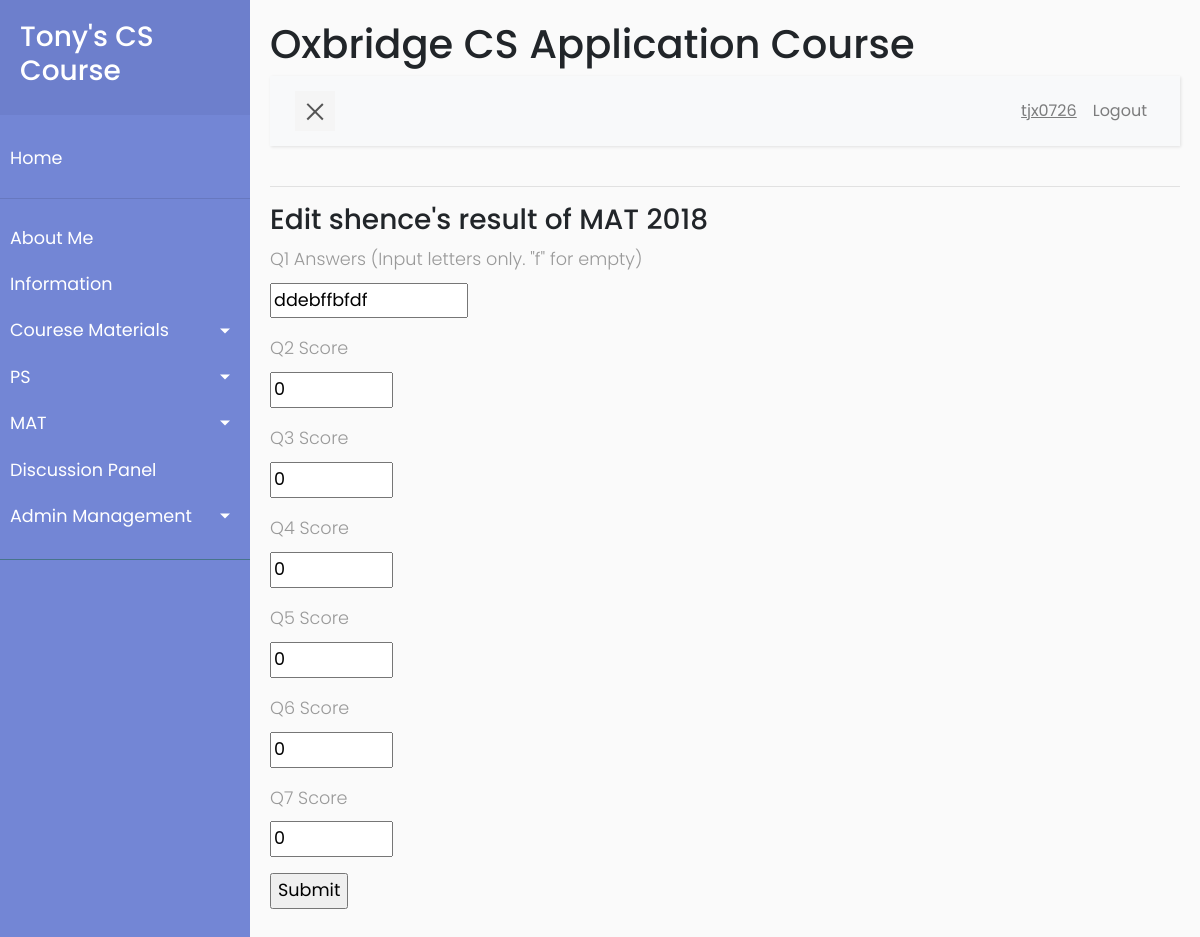
The page /management/mat_management/edit_result/28 (signed in) on the database its author committed.
### app/models.py (models this page shows, shortened)
class User(UserMixin, db.Model):
    id = db.Column(db.Integer, primary_key=True)
    username = db.Column(db.String(64), index=True, unique=True)
    firstname = db.Column(db.String(64), index=True)
    lastname = db.Column(db.String(64), index=True)
    email = db.Column(db.String(120), index=True, unique=True)
    password_hash = db.Column(db.String(128))
    is_admin = db.Column(db.Boolean, default=False)
    posts = db.relationship('Post', backref='author', lazy='dynamic')
    mats = db.relationship('Mat', secondary=user_mat_association,
                           back_populates='viewers')
    mat_results = db.relationship(
        'Mat_result', backref='student', lazy='dynamic')
    ps_own = db.relationship("Ps_files", backref='owner', lazy='dynamic',
                             foreign_keys='Ps_files.user_id_owner')
    ps_by_me = db.relationship("Ps_files", backref='author',
                               lazy='dynamic', foreign_keys='Ps_files.user_id_author')

class Mat(db.Model):
    name = db.Column(db.String(20), primary_key=True)
    paper_path = db.Column(db.String(128))
    answer_path = db.Column(db.String(128))
    viewers = db.relationship('User', secondary=user_mat_association,
                              back_populates='mats')
    results = db.relationship('Mat_result', backref='paper', lazy='dynamic',
                              foreign_keys='Mat_result.mat_name')
    correct_answer = db.Column(db.String(10))

class Mat_result(db.Model):
    id = db.Column(db.Integer, primary_key=True)
    mat_name = db.Column(db.String(20), db.ForeignKey('mat.name'))
    q1_answers = db.Column(db.String(10), default="ffffffffff")
    q1_score = db.Column(db.Integer, default=0)
    q2_score = db.Column(db.Integer, default=0)
    q3_score = db.Column(db.Integer, default=0)
    q4_score = db.Column(db.Integer, default=0)
    q5_score = db.Column(db.Integer, default=0)
    q6_score = db.Column(db.Integer, default=0)
    q7_score = db.Column(db.Integer, default=0)
    total_score = db.Column(db.Integer, default=0, index=True)
    timestamp = db.Column(db.DateTime, index=True, default=datetime.utcnow)
    user_id = db.Column(db.Integer, db.ForeignKey('user.id'))
    __table_args__ = (
        db.CheckConstraint(db.and_(q1_score >= 0, q1_score <= 40)),
        db.CheckConstraint(db.and_(q2_score >= 0, q2_score <= 40)),
        db.CheckConstraint(db.and_(q3_score >= 0, q3_score <= 40)),
        db.CheckConstraint(db.and_(q4_score >= 0, q4_score <= 40)),
        db.CheckConstraint(db.and_(q5_score >= 0, q5_score <= 40)),
        db.CheckConstraint(db.and_(q6_score >= 0, q6_score <= 40)),
        db.CheckConstraint(db.and_(q7_score >= 0, q7_score <= 40)),
        db.CheckConstraint(
            'total_score = q1_score + q2_score + q3_score + q4_score + q5_score + q6_score + q7_score', name="TotalScoreCheck")
    )

### app/routes.py (the view, shortened to what this page needs)
@app.route('/management/mat_management/edit_result/<id>', methods=['GET', 'POST'])
@login_required
@admin_requirement
def mat_result_edit(id):
    result = Mat_result.query.filter_by(id=id).first_or_404()
    paper = result.paper
    user = result.student
    users = User.query.filter_by(is_admin=False).order_by(User.id).all()
    choices = [(u.id, "{} {}".format(u.firstname, u.lastname)) for u in users]
    form = MatResultForm()
    form.student.choices = choices
    if request.method == "GET":
        form.student.default = user.id
        form.q1_answers.default = result.q1_answers
        form.q2_score.default = result.q2_score
        form.q3_score.default = result.q3_score
        form.q4_score.default = result.q4_score
        form.q5_score.default = result.q5_score
        form.q6_score.default = result.q6_score
        form.q7_score.default = result.q7_score
        form.process()
    if request.method == "POST":
        form.student.data = user.id
    return render_template('mat_result_add_edit.html',
                           title='Edit an MAT Result',
                           paper=paper,
                           user=user,
                           type=2,
                           form=form)

### app/forms.py (shortened to what this page needs)
class MatResultForm(FlaskForm):
    student = SelectField('Select a Student', coerce=int,
                          validators=[DataRequired()])
    q1_answers = StringField('Q1 Answers (Input letters only. "f" for empty)',
                             validators=[DataRequired(), Regexp(regex='^[A-Fa-f]{10}$',
                                                                message="Number of answers is incorrect or you have entered aletter not from a to f.")],
                             default='ffffffffff')
    q2_score = StringField('Q2 Score', validators=[DataRequired()], default=0)
    q3_score = StringField('Q3 Score', validators=[DataRequired()], default=0)
    q4_score = StringField('Q4 Score', validators=[DataRequired()], default=0)
    q5_score = StringField('Q5 Score', validators=[DataRequired()], default=0)
    q6_score = StringField('Q6 Score', validators=[DataRequired()], default=0)
    q7_score = StringField('Q7 Score', validators=[DataRequired()], default=0)
    submit = SubmitField('Submit')
    def __init__(self):
        FlaskForm.__init__(self)

### app/models.py (called while the page is built)
@login.user_loader
def load_user(id):
    return User.query.get(int(id))

### app/routes.py (called while the page is built)
def admin_requirement(f):
    from functools import wraps
    @wraps(f)
    def wrap(*args, **kwargs):
        if current_user.is_admin:
            return f(*args, **kwargs)
        else:
            flash('You have no access to admin contents.')
            return redirect(url_for('index'))
    return wrap

### app/templates/mat_result_add_edit.html (shortened to what this page needs)
{% extends "base.html" %}
{% block content %}
    {% if type == 1 %}
    <h3>Create result of {{ paper.name }}</h3>
    {% else %}
    <h3>{% if type == 2%}Edit{% else %}Add{% endif%} {{ user.firstname}}'s result of {{ paper.name }}</h3>
    {% endif %}
    <form action="" method="post">
        <p>
            {{ form.q1_answers.label }}<br>
            {{ form.q1_answers(size=10) }}<br>
        </p>
        <p>
            {{ form.q2_score.label }}<br>
            {{ form.q2_score(size=5) }}<br>
        </p>
        <p>
            {{ form.q3_score.label }}<br>
            {{ form.q3_score(size=5) }}<br>
        </p>
        <p>
            {{ form.q4_score.label }}<br>
            {{ form.q4_score(size=5) }}<br>
        </p>
        <p>
            {{ form.q5_score.label }}<br>
            {{ form.q5_score(size=5) }}<br>
        </p>
        <p>
            {{ form.q6_score.label }}<br>
            {{ form.q6_score(size=5) }}<br>
        </p>
        <p>
            {{ form.q7_score.label }}<br>
            {{ form.q7_score(size=5) }}<br>
        </p>
        <p>{{ form.submit() }}</p>
    </form>
{% endblock %}

### app/templates/base.html (shortened to what this page needs)
<html lang="en">
    <head>
        <link rel="stylesheet" href="{{  url_for('static', filename='scripts/css/bootstrap.min.css') }}">
        <link rel="stylesheet" href="{{  url_for('static', filename='scripts/css/style5.css') }}">
    </head>
    <body>
        <div class="wrapper">
            <nav id="sidebar">
                <div class="sidebar-header">
                    <a href="{{ url_for('index') }}"><h3>Tony's CS Course</h3></a>
                </div>
                <ul class="list-unstyled components">
                    <li>
                        <a href="{{ url_for('index') }}">Home</a>
                    </li>
                    <hr>
                    <li>
                        <a href="{{ url_for('about_me') }}">About Me</a>
                    </li>
                    <li>
                        <a href="{{ url_for('information')}}">Information</a>
                    </li>
                    <li>
                        <a href="#cmSubmenu" data-toggle="collapse"
                            aria-expanded="false"
                            class="dropdown-toggle">Courese Materials</a>
                    </li>
                    <li>
                        <a href="#psSubmenu" data-toggle="collapse"
                            aria-expanded="false" class="dropdown-toggle">PS</a>
                    </li>
                    <li>
                        <a href="#matSubmenu" data-toggle="collapse"
                            aria-expanded="false" class="dropdown-toggle">MAT</a>
                    </li>
                    <li>
                        <a href="{{ url_for('discussion_no_page') }}">Discussion Panel</a>
                    </li>
					{% if current_user.is_admin%}
                    <li>
                        <a href="#adminSubmenu" data-toggle="collapse" aria-expanded="false" class="dropdown-toggle">Admin Management</a>
                    </li>
					{% endif %}
                </ul>
            </nav>
            <div id="content">
                <h1>Oxbridge CS Application Course</h1>
                <nav class="navbar navbar-expand-lg navbar-light bg-light">
                    <div class="container-fluid">
                        <button type="button" id="sidebarCollapse" class="navbar-btn">
                            <span></span>
                        </button>
                        <div class="collapse navbar-collapse" id="navbarSupportedContent">
                            <ul class="nav navbar-nav ml-auto">
                                {% if current_user.is_anonymous %}
                                <li class="nav-item">
                                    <a class="nav-link" href="{{ url_for('login') }}">Login</a>
                                </li>
                                <li class="nav-item">
                                    <a class="nav-link" href="{{
                                        url_for('register') }}">Register</a>
                                </li>
                                {% else %}
                                <li class="nav-item">
                                    <a class="nav-link" href="{{
                                        url_for('user_default', username=current_user.username)}}"><u>{{current_user.username}}</u></a>
                                </li>
                                <li class="nav-item">
                                    <a class="nav-link" href="{{ url_for('logout') }}">Logout</a>
                                </li>
                                {% endif %}
                            </ul>
                        </div>
                    </div>
                </nav>
                <hr>
                {% block content %}
                {% endblock %}
            </div>
        </div>
    </body>
</html>

### app/static/scripts/css/style5.css (style rules this page uses)
body { font-family: 'Poppins', sans-serif; background: #fafafa; word-wrap: break-word; }
p { font-family: 'Poppins', sans-serif; font-size: 1.1em; font-weight: 300; line-height: 1.7em; color: #999; }
a, a:hover, a:focus { color: inherit; text-decoration: none; transition: all 0.3s; }
.navbar { padding: 15px 10px; background: #fff; border: none; border-radius: 0; margin-bottom: 40px; box-shadow: 1px 1px 3px rgba(0, 0, 0, 0.1); }
.navbar-btn { box-shadow: none; outline: none !important; border: none; }
.wrapper { display: flex; width: 100%; align-items: stretch; perspective: 1500px; }
#sidebar { min-width: 250px; max-width: 250px; background: #7386D5; color: #fff; transition: all 0.6s cubic-bezier(0.945, 0.020, 0.270, 0.665); transform-origin: bottom left; }
#sidebar .sidebar-header { padding: 20px; background: #6d7fcc; }
#sidebar ul.components { padding: 20px 0; border-bottom: 1px solid #47748b; }
#sidebar ul li a { padding: 10px; font-size: 1.1em; display: block; }
a[data-toggle="collapse"] { position: relative; }
.dropdown-toggle::after { display: block; position: absolute; top: 50%; right: 20px; transform: translateY(-50%); }
#content { width: 100%; padding: 20px; min-height: 100vh; transition: all 0.3s; }
#sidebarCollapse { width: 40px; height: 40px; background: #f5f5f5; cursor: pointer; }
#sidebarCollapse span { width: 80%; height: 2px; margin: 0 auto; display: block; background: #555; transition: all 0.8s cubic-bezier(0.810, -0.330, 0.345, 1.375); transition-delay: 0.2s; }
#sidebarCollapse span:last-of-type { transform: rotate(-45deg) translate(1px, -1px); }

### rows shown on the page
User: username "tjx0726"
User: firstname "shence"
Mat: name "MAT 2018"
Mat_result: q1_answers "ddebffbfdf", q2_score "0", q3_score "0", q4_score "0", q5_score "0", q6_score "0", q7_score "0"
